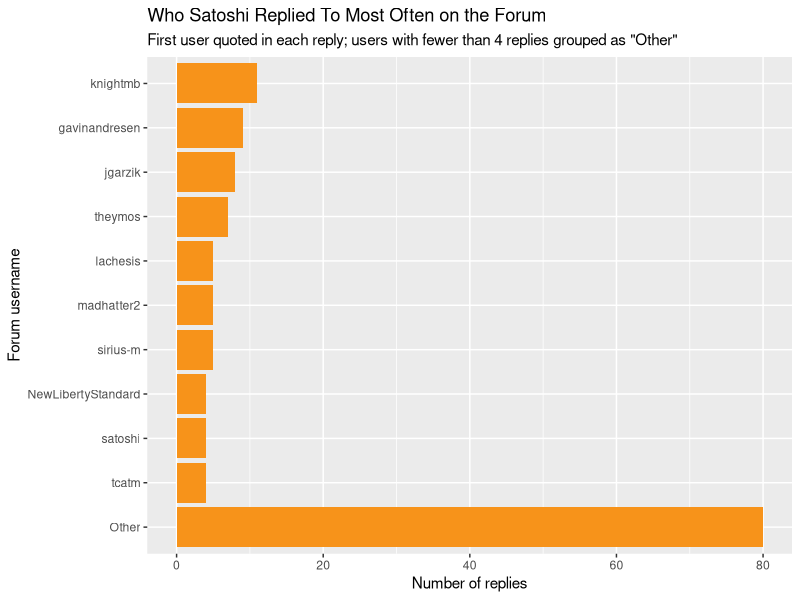
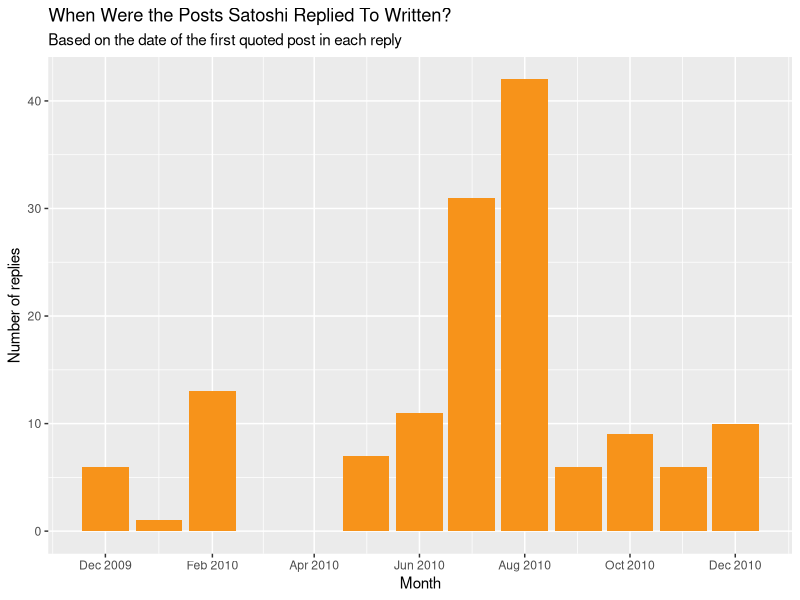

Source code (R) for these figures, in order:
## ---- chunk 1
library(tidyverse)

satoshi <- read_csv("data/satoshi_messages.csv") #load the data

#clean the data
satoshi_clean <- satoshi |>
  filter(!is.na(Message)) |>
  mutate(Message = str_replace_all(Message, "\u00a0", " "), #this dataset contains NO-BREAK SPACES, so I replaced them with normal spaces to make it easier down the road
         has_quote = str_detect(Message, "Quote from:")) #creates a new column, has_quote, marking whether the message was a reply to someone else's post

#isolate for replies
quotes <- satoshi_clean |>
  filter(has_quote) |> # keep only the messages where Satoshi quotes someone
  mutate(header = str_extract(Message, "Quote from: .+"), # pull out the first "Quote from: ..." line in each message, .+ stops at the end of a line
         date = mdy(str_extract(header, "[A-Z][a-z]+ \\d{1,2}, \\d{4}")), # find the date (capitalized month, 1–2 digit day, comma, 4-digit year)
         user = str_extract(header, "(?<=Quote from: ).+(?= \\w+ [A-Z][a-z]+ \\d{1,2}, \\d{4})")) |> # lookbehind (?<=Quote from: ): start right after "Quote from: ", .+ will pull the characters that make up the username
            # lookahead (?= \\w+ [A-Z][a-z]+ \\d{1,2}, \\d{4}): stop just before WORD MONTH DAY YEAR. This is becaue the format for the forum replies goes: Quote from: USERNAME on DATE. 
        #So thus, we have extracted the username that Satoshi is replying to
  filter(!is.na(date)) #exclude one case where there is no date
## ---- chunk 2
#now lets plot the number of replies per user
quotes |>
  # keep users with 4+ replies; lump everyone else into "Other"
  mutate(user = fct_lump_min(user, min = 4),
         # order the users from most to fewest replies
         user = fct_infreq(user),
         # move "Other" to the end so it doesn't sit with the top users
         user = fct_relevel(user, "Other", after = Inf)) |> 
  # fct_rev() flips the order so the most-replied-to user is at the top
  ggplot(aes(y = fct_rev(user))) +
  # geom_bar() counts the rows (replies) for each user
  geom_bar(fill = "#F7931A") + #bitcoin orange
  labs(title = "Who Satoshi Replied To Most Often on the Forum",
       subtitle = "First user quoted in each reply; users with fewer than 4 replies grouped as \"Other\"",
       x = "Number of replies", y = "Forum username")
## ---- chunk 3
#now, lets plot the replies over time, by month
quotes |>
  # round each date down to the first day of its month
  mutate(month = floor_date(date, "month")) |>
  # count how many replies fall in each month
  count(month) |>
  ggplot(aes(x = month, y = n)) +
  # geom_col() uses the counts we already calculated as bar heights
  geom_col(fill = "#F7931A") +
  # label the x-axis every 2 months as "Mon YYYY"
  scale_x_date(date_labels = "%b %Y", date_breaks = "2 months") +
  labs(title = "When Were the Posts Satoshi Replied To Written?",
       subtitle = "Based on the date of the first quoted post in each reply",
       x = "Month", y = "Number of replies")
